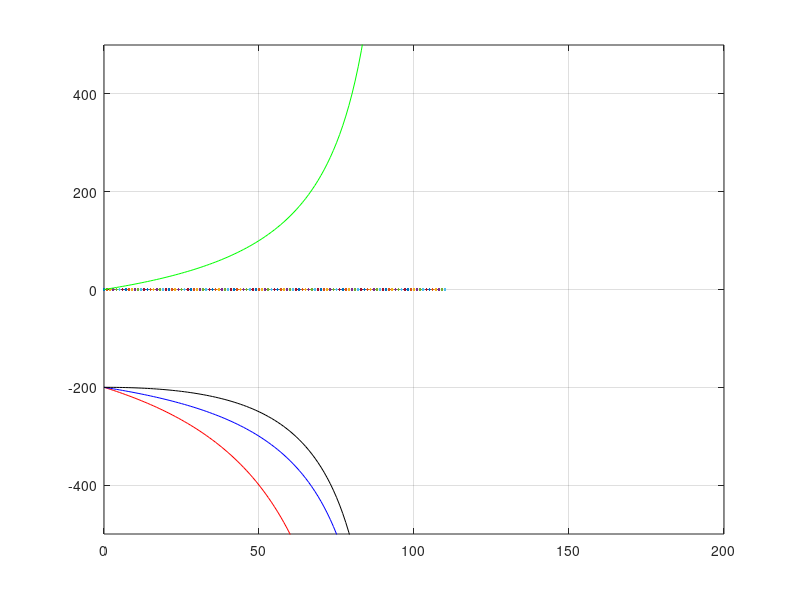

MATLAB code to generate this figure:
clear;
d=0:110;
f1=200;f2=-100;
delt=d-(f1+f2);
f = -f1*f2./delt;
xFi=f2*f2./delt;
lFi=f.*(f1-d)/f1;
% lFi2=xFi+f2;
% xHi=xFi-f; 
lHi=lFi-f;
L = d + lFi;

figure(1);
plot(d,0);hold on;
plot(d,f,'r');hold on;
plot(d,lFi,'b');hold on;
% plot(d,lFi2,'y');hold on;
plot(d,lHi,'g');hold on;
plot(d,L,'k');hold on;
% lagend('d','f','lFi','lHi','L');
grid on
% line(f1+f2,-100:100);hold on;
axis([0 200 -500 500]);
